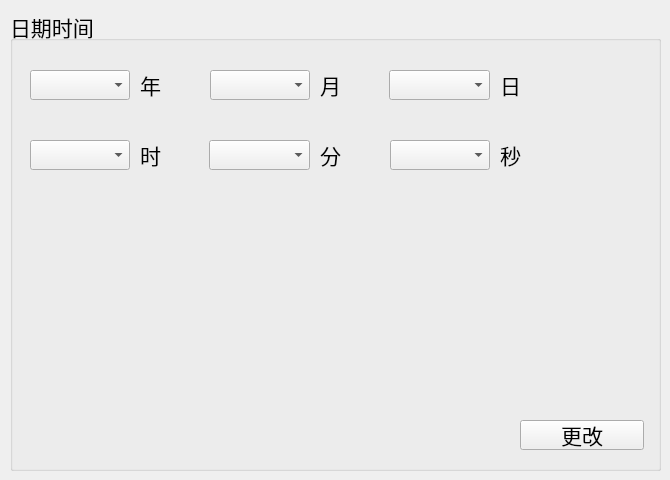
    <widget class="QWidget" name="page_7">
     <widget class="QGroupBox" name="gbox_datetime">
      <property name="geometry">
       <rect>
        <x>10</x>
        <y>10</y>
        <width>651</width>
        <height>461</height>
       </rect>
      </property>
      <property name="font">
       <font>
        <pointsize>16</pointsize>
       </font>
      </property>
      <property name="title">
       <string>日期时间</string>
      </property>
      <widget class="QComboBox" name="comboBox_year">
       <property name="geometry">
        <rect>
         <x>20</x>
         <y>60</y>
         <width>100</width>
         <height>30</height>
        </rect>
       </property>
      </widget>
      <widget class="QComboBox" name="comboBox_month">
       <property name="geometry">
        <rect>
         <x>200</x>
         <y>60</y>
         <width>100</width>
         <height>30</height>
        </rect>
       </property>
      </widget>
      <widget class="QComboBox" name="comboBox_day">
       <property name="geometry">
        <rect>
         <x>379</x>
         <y>60</y>
         <width>101</width>
         <height>30</height>
        </rect>
       </property>
      </widget>
      <widget class="QComboBox" name="comboBox_hour">
       <property name="geometry">
        <rect>
         <x>20</x>
         <y>130</y>
         <width>100</width>
         <height>30</height>
        </rect>
       </property>
      </widget>
      <widget class="QComboBox" name="comboBox_minute">
       <property name="geometry">
        <rect>
         <x>199</x>
         <y>130</y>
         <width>101</width>
         <height>30</height>
        </rect>
       </property>
      </widget>
      <widget class="QPushButton" name="btnChange">
       <property name="geometry">
        <rect>
         <x>510</x>
         <y>410</y>
         <width>124</width>
         <height>30</height>
        </rect>
       </property>
       <property name="text">
        <string>更改</string>
       </property>
       <property name="iconSize">
        <size>
         <width>120</width>
         <height>40</height>
        </size>
       </property>
      </widget>
      <widget class="QComboBox" name="comboBox_second">
       <property name="geometry">
        <rect>
         <x>380</x>
         <y>130</y>
         <width>100</width>
         <height>30</height>
        </rect>
       </property>
      </widget>
      <widget class="QLabel" name="label_15">
       <property name="geometry">
        <rect>
         <x>130</x>
         <y>60</y>
         <width>60</width>
         <height>30</height>
        </rect>
       </property>
       <property name="text">
        <string>年</string>
       </property>
       <property name="buddy">
        <cstring>comboBox_month</cstring>
       </property>
      </widget>
      <widget class="QLabel" name="label_16">
       <property name="geometry">
        <rect>
         <x>310</x>
         <y>60</y>
         <width>60</width>
         <height>30</height>
        </rect>
       </property>
       <property name="text">
        <string>月</string>
       </property>
       <property name="buddy">
        <cstring>comboBox_day</cstring>
       </property>
      </widget>
      <widget class="QLabel" name="label_18">
       <property name="geometry">
        <rect>
         <x>490</x>
         <y>60</y>
         <width>60</width>
         <height>30</height>
        </rect>
       </property>
       <property name="text">
        <string>日</string>
       </property>
      </widget>
      <widget class="QLabel" name="label_27">
       <property name="geometry">
        <rect>
         <x>130</x>
         <y>130</y>
         <width>60</width>
         <height>30</height>
        </rect>
       </property>
       <property name="text">
        <string>时</string>
       </property>
       <property name="buddy">
        <cstring>comboBox_minute</cstring>
       </property>
      </widget>
      <widget class="QLabel" name="label_29">
       <property name="geometry">
        <rect>
         <x>310</x>
         <y>130</y>
         <width>60</width>
         <height>30</height>
        </rect>
       </property>
       <property name="text">
        <string>分</string>
       </property>
       <property name="buddy">
        <cstring>comboBox_second</cstring>
       </property>
      </widget>
      <widget class="QLabel" name="label_35">
       <property name="geometry">
        <rect>
         <x>490</x>
         <y>130</y>
         <width>60</width>
         <height>30</height>
        </rect>
       </property>
       <property name="text">
        <string>秒</string>
       </property>
      </widget>
     </widget>
    </widget>
